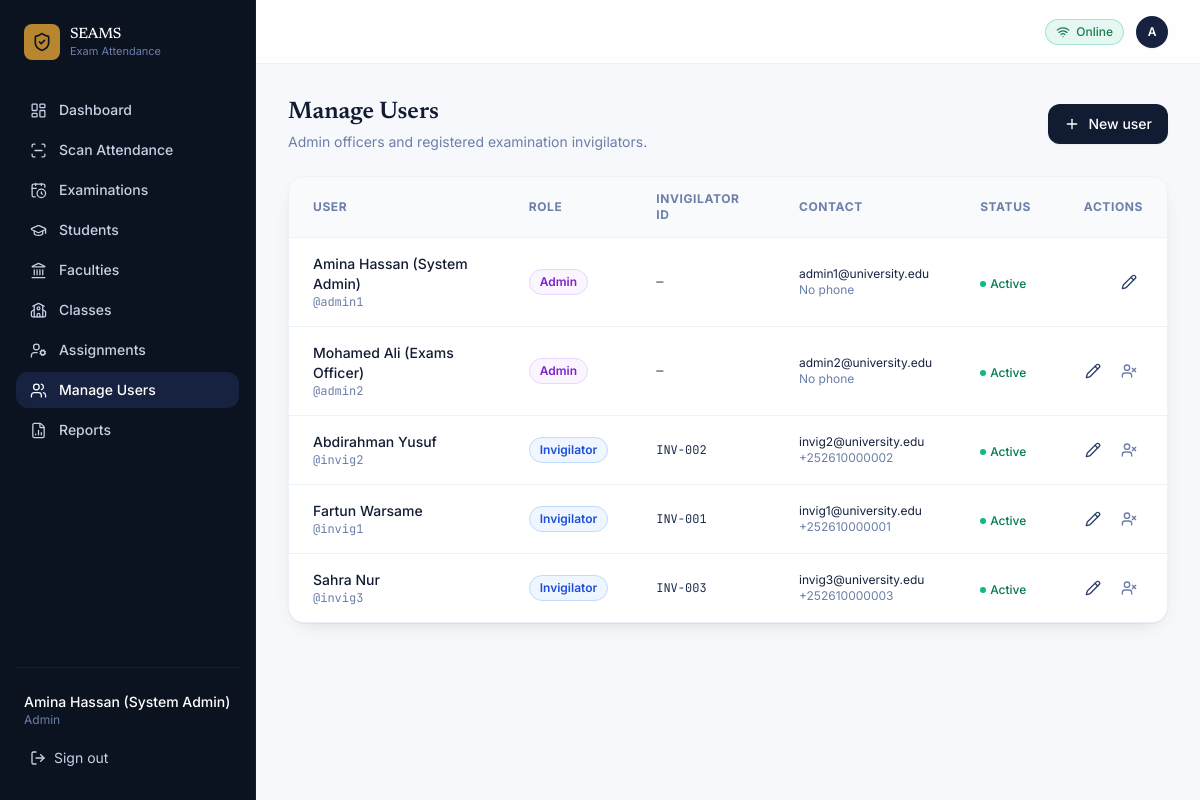
/users.php (signed in), run on the app's committed database.
### tables this page shows
CREATE TABLE IF NOT EXISTS `users` (
    `id` INT AUTO_INCREMENT PRIMARY KEY,
    `full_name` VARCHAR(150) NOT NULL,
    `username` VARCHAR(60) NOT NULL UNIQUE,
    `email` VARCHAR(150) NOT NULL UNIQUE,
    `phone` VARCHAR(30) DEFAULT '',
    `invigilator_id` VARCHAR(50) DEFAULT '',
    `password` VARCHAR(255) NOT NULL,
    `role` ENUM('admin', 'invigilator') NOT NULL DEFAULT 'invigilator',
    `is_active` TINYINT(1) NOT NULL DEFAULT 1,
    `created_at` DATETIME DEFAULT CURRENT_TIMESTAMP
);

### config/db.php (called while the page is built, shortened)
<?php
function getDB() {
    static $pdo = null;
    if ($pdo === null) {
        try {
            $pdo = new PDO("mysql:host=" . DB_HOST . ";charset=utf8mb4", DB_USER, DB_PASS, [
                PDO::ATTR_ERRMODE => PDO::ERRMODE_EXCEPTION,
                PDO::ATTR_DEFAULT_FETCH_MODE => PDO::FETCH_ASSOC,
            ]);
            $pdo->exec("CREATE DATABASE IF NOT EXISTS `" . DB_NAME . "` CHARACTER SET utf8mb4 COLLATE utf8mb4_unicode_ci");
            $pdo->exec("USE `" . DB_NAME . "`");
        } catch (PDOException $e) {
            die("Database Connection Error: " . $e->getMessage());
        }
    }
    return $pdo;
}
function requireAuth() {
    $pdo = getDB();
    $userId = $_SESSION['user']['id'] ?? 0;
    $username = $_SESSION['user']['username'] ?? '';
    if ($userId > 0) {
        $stmt = $pdo->prepare("SELECT id, full_name, username, email, phone, role, invigilator_id FROM `users` WHERE `id` = ?");
        $stmt->execute([$userId]);
        $u = $stmt->fetch();
    }
    return $_SESSION['user'];
}
function requireAdmin() {
    $user = requireAuth();
    return $user;
}

### users.php (the view, shortened to what this page needs)
<?php
require_once __DIR__ . '/includes/header.php';
requireAdmin();
$pdo = getDB();
$users = $pdo->query("SELECT * FROM `users` ORDER BY `role` ASC, `full_name` ASC")->fetchAll();
?>
<div class="space-y-6 fade-up">
    <div class="flex items-center justify-between flex-wrap gap-3">
        <div>
            <h1 class="font-display text-2xl text-ledger-900 font-semibold">Manage Users</h1>
            <p class="text-ledger-400 text-sm mt-1">Admin officers and registered examination invigilators.</p>
        </div>
        <button onclick="openUserModal()" class="flex items-center gap-2 bg-ledger-900 hover:bg-ledger-800 text-white text-sm font-medium px-4 py-2.5 rounded-xl transition-colors shadow-sm">
            <i data-lucide="plus" class="w-4 h-4"></i> New user
        </button>
    </div>
    <div class="bg-white rounded-2xl border border-ledger-100 shadow-card overflow-x-auto">
        <table class="w-full text-sm text-left">
            <thead class="bg-ledger-50/75 border-b border-ledger-100 text-ledger-400 text-xs font-semibold uppercase tracking-wider">
                <tr>
                    <th class="px-6 py-3.5">User</th>
                    <th class="px-6 py-3.5">Role</th>
                    <th class="px-6 py-3.5">Invigilator ID</th>
                    <th class="px-6 py-3.5">Contact</th>
                    <th class="px-6 py-3.5">Status</th>
                    <th class="px-6 py-3.5 text-right">Actions</th>
                </tr>
            </thead>
            <tbody class="divide-y divide-ledger-100">
                <?php foreach ($users as $u): ?>
                    <tr class="hover:bg-ledger-50/40 transition-colors">
                        <td class="px-6 py-4">
                            <p class="font-medium text-ledger-900"><?= htmlspecialchars($u['full_name']) ?></p>
                            <p class="text-xs font-mono text-ledger-400">@<?= htmlspecialchars($u['username']) ?></p>
                        </td>
                        <td class="px-6 py-4">
                            <span class="inline-flex items-center px-2.5 py-1 rounded-full text-xs font-semibold capitalize <?= $u['role'] === 'admin' ? 'bg-purple-50 text-purple-700 border border-purple-200' : 'bg-blue-50 text-blue-700 border border-blue-200' ?>">
                                <?= htmlspecialchars($u['role']) ?>
                            </span>
                        </td>
                        <td class="px-6 py-4 font-mono text-xs text-ledger-700">
                            <?= htmlspecialchars($u['invigilator_id'] ?: '—') ?>
                        </td>
                        <td class="px-6 py-4 text-xs">
                            <p class="text-ledger-800"><?= htmlspecialchars($u['email']) ?></p>
                            <p class="text-ledger-400"><?= htmlspecialchars($u['phone'] ?: 'No phone') ?></p>
                        </td>
                        <td class="px-6 py-4">
                            <?php if ($u['is_active']): ?>
                                <span class="inline-flex items-center gap-1 text-xs font-medium text-emerald-700">
                                    <span class="w-1.5 h-1.5 rounded-full bg-emerald-500"></span> Active
                                </span>
                            <?php else: ?>
                                <span class="inline-flex items-center gap-1 text-xs font-medium text-slate-400">
                                    <span class="w-1.5 h-1.5 rounded-full bg-slate-300"></span> Inactive
                                </span>
                            <?php endif; ?>
                        </td>
                        <td class="px-6 py-4 text-right">
                            <div class="flex items-center justify-end gap-2">
                                <button onclick='editUser(<?= json_encode($u) ?>)' class="p-1.5 rounded-lg text-ledger-600 hover:bg-ledger-100 transition-colors" title="Edit">
                                    <i data-lucide="pencil" class="w-4 h-4"></i>
                                </button>
                                <?php if ($u['id'] !== $currentUser['id']): ?>
                                    <form method="POST" action="users.php" class="inline">
                                        <button type="submit" class="p-1.5 rounded-lg <?= $u['is_active'] ? 'text-ledger-400 hover:text-red-600' : 'text-emerald-600 hover:text-emerald-800' ?>" title="Toggle Active">
                                            <i data-lucide="<?= $u['is_active'] ? 'user-x' : 'user-check' ?>" class="w-4 h-4"></i>
                                        </button>
                                    </form>
                                <?php endif; ?>
                            </div>
                        </td>
                    </tr>
                <?php endforeach; ?>
            </tbody>
        </table>
    </div>
</div>
<?php require_once __DIR__ . '/includes/footer.php'; ?>

### includes/header.php (shortened to what this page needs)
<?php
require_once __DIR__ . '/../config/db.php';
$currentUser = requireAuth();
$isAdmin = ($currentUser['role'] ?? '') === 'admin';
$currentPage = basename($_SERVER['PHP_SELF']);
function navItem($url, $label, $iconName, $currentPage) {
    $isActive = ($currentPage === $url || ($url === 'index.php' && ($currentPage === '' || $currentPage === 'index.php')));
    $activeClass = $isActive
        ? 'bg-ledger-800 text-white'
        : 'text-ledger-200 hover:bg-ledger-800/60 hover:text-white';
    echo '<a href="' . htmlspecialchars($url) . '" class="flex items-center gap-3 px-3.5 py-2 rounded-xl text-sm font-medium transition-colors ' . $activeClass . '">';
    echo '<i data-lucide="' . htmlspecialchars($iconName) . '" class="w-[17px] h-[17px] stroke-[1.8] shrink-0"></i>';
    echo '<span>' . htmlspecialchars($label) . '</span>';
    echo '</a>';
}
?>
<!DOCTYPE html>
<html lang="en">
<head>
    <script src="https://cdn.tailwindcss.com"></script>
</head>
<body class="min-h-screen flex bg-ledger-50 text-ledger-900 antialiased selection:bg-seal/20 selection:text-seal-dark">
    <aside class="hidden md:flex flex-col w-64 bg-ledger-950 shrink-0 px-4 py-6 border-r border-ledger-900 min-h-screen">
        <div class="flex items-center gap-2.5 px-2 mb-8">
            <div class="w-9 h-9 rounded-lg bg-seal flex items-center justify-center text-ledger-950">
                <i data-lucide="shield-check" class="w-5 h-5 stroke-[2]"></i>
            </div>
            <div class="leading-tight">
                <p class="font-display text-white text-[15px] font-medium tracking-tight">SEAMS</p>
                <p class="text-ledger-400 text-[11px]">Exam Attendance</p>
            </div>
        </div>
        <nav class="flex flex-col gap-1 flex-1">
            <?php navItem('index.php', 'Dashboard', 'layout-dashboard', $currentPage); ?>
            <?php if ($isAdmin): ?>
                <?php navItem('students.php', 'Students', 'graduation-cap', $currentPage); ?>
                <?php navItem('faculties.php', 'Faculties', 'landmark', $currentPage); ?>
                <?php navItem('classes.php', 'Classes', 'school', $currentPage); ?>
                <?php navItem('assignments.php', 'Assignments', 'user-cog', $currentPage); ?>
                <?php navItem('users.php', 'Manage Users', 'users', $currentPage); ?>
                <?php navItem('reports.php', 'Reports', 'file-bar-chart-2', $currentPage); ?>
            <?php endif; ?>
        </nav>
        <div class="mt-auto pt-6 border-t border-ledger-800/80">
            <div class="px-2 mb-3">
                <p class="text-white text-sm font-medium truncate"><?= htmlspecialchars($currentUser['full_name'] ?? 'Admin') ?></p>
                <p class="text-ledger-400 text-xs capitalize"><?= htmlspecialchars($currentUser['role'] ?? 'admin') ?></p>
            </div>
            <a href="logout.php" class="w-full flex items-center gap-2 px-3.5 py-2 rounded-xl text-sm text-ledger-200 hover:bg-ledger-800/60 hover:text-white transition-colors">
                <i data-lucide="log-out" class="w-4 h-4"></i> Sign out
            </a>
        </div>
    </aside>
    <div class="flex-1 flex flex-col min-w-0">
        <header class="h-16 border-b border-ledger-100 bg-white/80 backdrop-blur px-4 md:px-8 flex items-center justify-between sticky top-0 z-30">
            <div class="flex items-center gap-3">
                <div class="flex items-center gap-1.5 px-2.5 py-1 rounded-full text-xs font-medium border bg-emerald-500/10 text-eligible border-emerald-500/30" title="Connected to server">
                    <i data-lucide="wifi" class="w-3.5 h-3.5"></i>
                    <span>Online</span>
                </div>
                <div class="w-8 h-8 rounded-full bg-ledger-800 text-white flex items-center justify-center text-xs font-semibold uppercase shadow-sm">
                    <?= htmlspecialchars(mb_substr($currentUser['full_name'] ?? 'U', 0, 1)) ?>
                </div>
            </div>
        </header>
        <main class="flex-1 p-4 md:p-8 max-w-7xl w-full mx-auto">

### includes/header.php (style rules this page uses)
body { font-family: 'Inter', ui-sans-serif, system-ui, sans-serif; }
.font-display { font-family: 'Newsreader', ui-serif, Georgia, serif; }
.font-mono { font-family: 'JetBrains Mono', ui-monospace, monospace; }
.fade-up { animation: fadeUp 0.25s ease-out forwards; }

### data on the page
users: full_name "Amina Hassan (System Admin)", role "Admin", full_name "A", username "admin1", invigilator "—", email "admin1@university.edu", phone "No phone", is_active 1 (drawn)
users: full_name "Mohamed Ali (Exams Officer)", username "admin2", role "Admin", invigilator "—", email "admin2@university.edu", phone "No phone", is_active 1 (drawn)
users: full_name "Abdirahman Yusuf", username "invig2", role "Invigilator", invigilator "INV-002", email "invig2@university.edu", phone "+252610000002", is_active 1 (drawn)
users: full_name "Fartun Warsame", username "invig1", role "Invigilator", invigilator "INV-001", email "invig1@university.edu", phone "+252610000001", is_active 1 (drawn)
users: full_name "Sahra Nur", username "invig3", role "Invigilator", invigilator "INV-003", email "invig3@university.edu", phone "+252610000003", is_active 1 (drawn)

### other printed values
$label "Dashboard Scan Attendance Examinations Students Faculties Classes Assignments Manage Users Reports"
